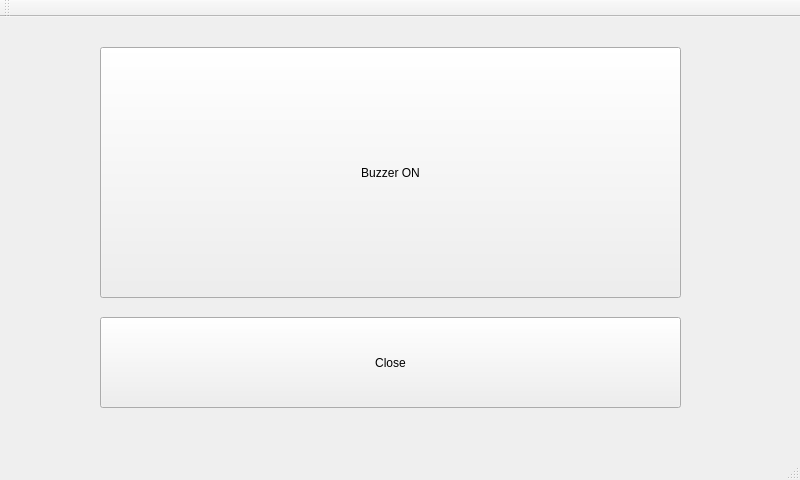
<?xml version="1.0" encoding="UTF-8"?>
<ui version="4.0">
 <class>MainWindow</class>
 <widget class="QMainWindow" name="MainWindow">
  <property name="geometry">
   <rect>
    <x>0</x>
    <y>0</y>
    <width>800</width>
    <height>480</height>
   </rect>
  </property>
  <property name="cursor">
   <cursorShape>BlankCursor</cursorShape>
  </property>
  <property name="windowTitle">
   <string>MainWindow</string>
  </property>
  <widget class="QWidget" name="centralWidget">
   <widget class="QPushButton" name="pushButton">
    <property name="geometry">
     <rect>
      <x>100</x>
      <y>30</y>
      <width>581</width>
      <height>251</height>
     </rect>
    </property>
    <property name="cursor">
     <cursorShape>BlankCursor</cursorShape>
    </property>
    <property name="styleSheet">
     <string notr="true">font: 25 80pt &quot;Roboto&quot;;</string>
    </property>
    <property name="text">
     <string>Buzzer ON</string>
    </property>
    <property name="checkable">
     <bool>true</bool>
    </property>
   </widget>
   <widget class="QPushButton" name="Close_BT">
    <property name="geometry">
     <rect>
      <x>100</x>
      <y>300</y>
      <width>581</width>
      <height>91</height>
     </rect>
    </property>
    <property name="cursor">
     <cursorShape>BlankCursor</cursorShape>
    </property>
    <property name="styleSheet">
     <string notr="true">font: 25 36pt &quot;Roboto&quot;;</string>
    </property>
    <property name="text">
     <string>Close</string>
    </property>
   </widget>
  </widget>
  <widget class="QMenuBar" name="menuBar">
   <property name="geometry">
    <rect>
     <x>0</x>
     <y>0</y>
     <width>800</width>
     <height>27</height>
    </rect>
   </property>
  </widget>
  <widget class="QToolBar" name="mainToolBar">
   <attribute name="toolBarArea">
    <enum>TopToolBarArea</enum>
   </attribute>
   <attribute name="toolBarBreak">
    <bool>false</bool>
   </attribute>
  </widget>
  <widget class="QStatusBar" name="statusBar"/>
 </widget>
 <layoutdefault spacing="6" margin="11"/>
 <resources/>
 <connections/>
</ui>
